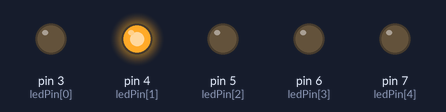
Bench run of a sketch on a simulated Arduino Uno, built with avr-gcc and run on an emulated ATmega328P. Shown: output pins drawn as LEDs (lit = HIGH). Random numbers use the default seed unless the sketch sets one.

Above: at 0.1 s.
At 27.1 s:
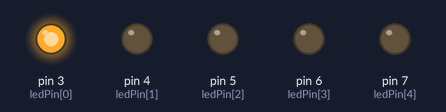
At 35.1 s:
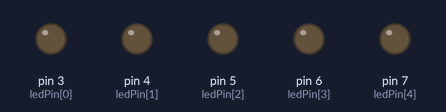
Timing chart, 0 to 40.0 s (numbered marks = the images above):
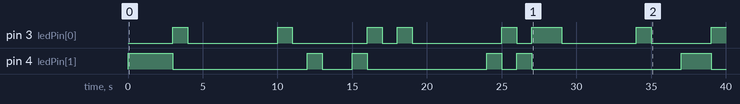

Measured:
- by itself, pin 3 (ledPin[0]): LOW → HIGH at 3.0 s, → LOW 1.0 s later, → HIGH 6.0 s later, → LOW 1.0 s later, … (15 changes in this stretch)
- by itself, pin 4 (ledPin[1]): LOW → HIGH at 0.00 s, → LOW 3.0 s later, → HIGH 9.0 s later, → LOW 1.0 s later, … (12 changes in this stretch)

The sketch:

random_leds.ino
```cpp
int ledPin[] = {3, 4, 5, 6, 7};
/*
   ledPin[0] = 3
   ledPin[4] = 7
*/
void setup() {
  // true(er) random
  randomSeed(analogRead(0));

  // set all for LED output
  for (int i = 0; i < 5; i++) {
    pinMode(ledPin[i], OUTPUT);
  }
}

void loop() {
  // loops thru and sets all LEDs to off
  for (int i = 0; i < 5; i++) {
    digitalWrite(ledPin[i], LOW);
  }

  int rando = random(5);  // gives 0 -> 4

  digitalWrite(rando, HIGH);

  delay(1000);

}
```
